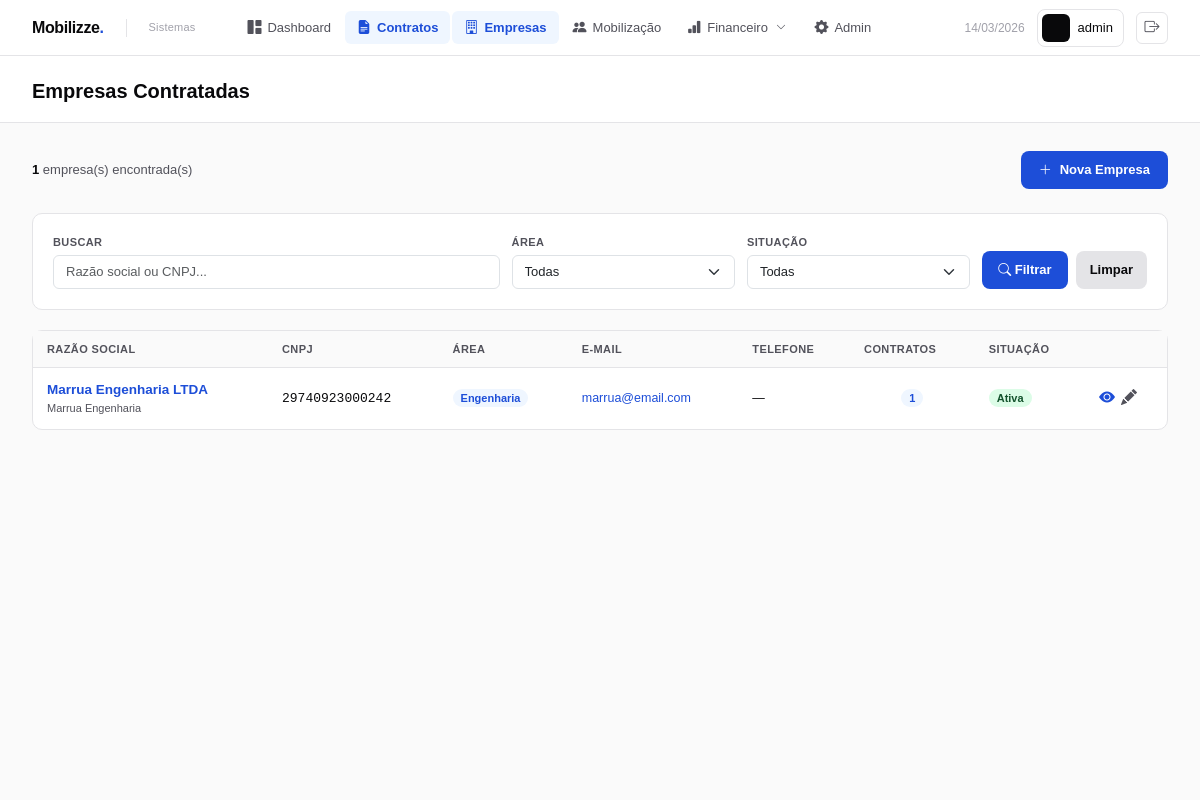
Screenshot of /empresas/ (signed in) with the database file from the repository.
### empresas/models.py (models this page shows, shortened)
class Empresa(models.Model):
    AREAS = [
        ('mineracao',  'Mineração'),
        ('logistica',  'Logística'),
        ('energia',    'Energia'),
        ('engenharia', 'Engenharia'),
        ('outros',     'Outros'),
    ]
    razao_social    = models.CharField(max_length=200)
    nome_fantasia   = models.CharField(max_length=200, blank=True)
    cnpj            = models.CharField(max_length=18, unique=True)
    area_atuacao    = models.CharField(max_length=20, choices=AREAS)
    email           = models.EmailField(blank=True)
    telefone        = models.CharField(max_length=20, blank=True)
    endereco        = models.TextField(blank=True)
    ativa           = models.BooleanField(default=True)
    criado_em       = models.DateTimeField(auto_now_add=True)
    atualizado_em   = models.DateTimeField(auto_now=True)
    class Meta:
        verbose_name        = 'Empresa'
        verbose_name_plural = 'Empresas'
        ordering            = ['razao_social']

### empresas/views.py (the view)
# urls.py: path('',               views.empresa_lista,   name='lista'),
@login_required
def empresa_lista(request):
    qs    = Empresa.objects.all()
    busca = request.GET.get('q', '')
    area  = request.GET.get('area', '')
    ativa = request.GET.get('ativa', '')
    if busca:
        qs = qs.filter(
            Q(razao_social__icontains=busca) |
            Q(cnpj__icontains=busca) |
            Q(nome_fantasia__icontains=busca)
        )
    if area:
        qs = qs.filter(area_atuacao=area)
    if ativa != '':
        qs = qs.filter(ativa=(ativa == '1'))
    qs = qs.annotate(total_contratos=Count('contratos'))
    context = {
        'empresas':      qs,
        'total':         qs.count(),
        'busca':         busca,
        'area_atual':    area,
        'ativa_atual':   ativa,
        'area_choices':  Empresa.AREAS,
    }
    return render(request, 'empresas/lista.html', context)

### templates/empresas/lista.html (shortened to what this page needs)
{% extends 'base.html' %}
{% block page_title %}Empresas Contratadas{% endblock %}
{% block content %}
<div style="display:flex;justify-content:space-between;align-items:center;
            margin-bottom:24px;flex-wrap:wrap;gap:12px;">
  <div style="font-size:13px;color:var(--gray-600);">
    <strong style="color:var(--gray-900);">{{ total }}</strong> empresa(s) encontrada(s)
  </div>
  <a href="{% url 'empresas:criar' %}"
    style="display:inline-flex;align-items:center;gap:8px;
            background:var(--vale-blue);color:#fff;padding:9px 18px;
            border-radius:8px;text-decoration:none;font-size:13px;font-weight:600;">
    <i class="bi bi-plus-lg"></i> Nova Empresa
  </a>
</div>
<div class="card" style="margin-bottom:20px;">
  <div class="card-body-custom">
    <form method="get"
          style="display:flex;gap:12px;flex-wrap:wrap;align-items:flex-end;">
      <div style="flex:2;min-width:200px;">
        <label style="font-size:11px;font-weight:600;color:var(--gray-600);
                      text-transform:uppercase;letter-spacing:.4px;
                      display:block;margin-bottom:5px;">Buscar</label>
        <input type="text" name="q" value="{{ busca }}"
              placeholder="Razão social ou CNPJ..."
              class="form-control" style="font-size:13px;">
      </div>
      <div style="flex:1;min-width:140px;">
        <label style="font-size:11px;font-weight:600;color:var(--gray-600);
                      text-transform:uppercase;letter-spacing:.4px;
                      display:block;margin-bottom:5px;">Área</label>
        <select name="area" class="form-select" style="font-size:13px;">
          <option value="">Todas</option>
        </select>
      </div>
      <div style="flex:1;min-width:120px;">
        <label style="font-size:11px;font-weight:600;color:var(--gray-600);
                      text-transform:uppercase;letter-spacing:.4px;
                      display:block;margin-bottom:5px;">Situação</label>
        <select name="ativa" class="form-select" style="font-size:13px;">
          <option value="">Todas</option>
        </select>
      </div>
      <div style="display:flex;gap:8px;">
        <button type="submit"
                style="background:var(--vale-blue);color:#fff;border:none;
                      padding:9px 16px;border-radius:8px;font-size:13px;
                      font-weight:600;cursor:pointer;">
          <i class="bi bi-search"></i> Filtrar
        </button>
        <a href="{% url 'empresas:lista' %}"
          style="background:var(--gray-200);color:var(--gray-900);
                  padding:9px 14px;border-radius:8px;font-size:13px;
                  font-weight:600;text-decoration:none;">
          Limpar
        </a>
      </div>
    </form>
  </div>
</div>
<div class="card">
  <div style="overflow-x:auto;">
    <table class="table-custom">
      <thead>
        <tr>
          <th>Razão Social</th>
          <th>CNPJ</th>
          <th>Área</th>
          <th>E-mail</th>
          <th>Telefone</th>
          <th>Contratos</th>
          <th>Situação</th>
          <th></th>
        </tr>
      </thead>
      <tbody>
        {% for e in empresas %}
        <tr>
          <td>
            <a href="{% url 'empresas:detalhe' e.pk %}"
              style="font-weight:600;color:var(--vale-blue);text-decoration:none;">
              {{ e.razao_social }}
            </a>
            {% if e.nome_fantasia %}
            <div style="font-size:11px;color:var(--gray-600);">
              {{ e.nome_fantasia }}
            </div>
            {% endif %}
          </td>
          <td style="font-family:monospace;font-size:13px;">{{ e.cnpj }}</td>
          <td><span class="badge-info">{{ e.get_area_atuacao_display }}</span></td>
          <td style="font-size:12.5px;">
            {% if e.email %}
            <a href="mailto:{{ e.email }}"
              style="color:var(--vale-blue);text-decoration:none;">
              {{ e.email }}
            </a>
            {% else %}—{% endif %}
          </td>
          <td style="font-size:12.5px;">{{ e.telefone|default:"—" }}</td>
          <td style="text-align:center;">
            <span class="badge-info">{{ e.total_contratos }}</span>
          </td>
          <td>
            {% if e.ativa %}
            <span class="badge-ok">Ativa</span>
            {% else %}
            <span style="background:#f1f5f9;color:#64748b;font-size:11px;
                        font-weight:600;padding:3px 8px;border-radius:20px;">
              Inativa
            </span>
            {% endif %}
          </td>
          <td>
            <div style="display:flex;gap:6px;">
              <a href="{% url 'empresas:detalhe' e.pk %}"
                style="color:var(--vale-blue);font-size:16px;" title="Ver detalhe">
                <i class="bi bi-eye-fill"></i>
              </a>
              <a href="{% url 'empresas:editar' e.pk %}"
                style="color:var(--gray-600);font-size:16px;" title="Editar">
                <i class="bi bi-pencil-fill"></i>
              </a>
            </div>
          </td>
        </tr>
        {% endfor %}
      </tbody>
    </table>
  </div>
</div>
{% endblock %}

### templates/base.html (shortened to what this page needs)
<!DOCTYPE html>
<html lang="pt-br">
<head>
  <link href="https://cdn.jsdelivr.net/npm/bootstrap@5.3.3/dist/css/bootstrap.min.css" rel="stylesheet">
  <link href="https://cdn.jsdelivr.net/npm/bootstrap-icons@1.11.3/font/bootstrap-icons.min.css" rel="stylesheet">
</head>
<body>
<nav class="navbar-top">
  <a href="{% url 'contratos:dashboard' %}" class="nav-logo">
    <div class="nav-logo-mark">Mobilizze<span>.</span></div>
    <div class="nav-logo-sub">Sistemas</div>
  </a>
  <div class="nav-links">
    <a href="{% url 'contratos:dashboard' %}" class="nav-link-item
      {% if request.resolver_match.url_name == 'dashboard' %}active{% endif %}">
      <i class="bi bi-grid-1x2-fill"></i>
      <span>Dashboard</span>
    </a>
    <a href="{% url 'contratos:lista' %}" class="nav-link-item
      {% if request.resolver_match.url_name == 'lista' or request.resolver_match.url_name == 'detalhe' %}active{% endif %}">
      <i class="bi bi-file-earmark-text-fill"></i>
      <span>Contratos</span>
    </a>
    <a href="{% url 'empresas:lista' %}" class="nav-link-item
      {% if 'empresas' in request.path %}active{% endif %}">
      <i class="bi bi-building"></i>
      <span>Empresas</span>
    </a>
    <a href="{% url 'mobilizacao:painel' %}" class="nav-link-item
      {% if 'mobilizacao' in request.path %}active{% endif %}">
      <i class="bi bi-people-fill"></i>
      <span>Mobilização</span>
    </a>
    <div class="nav-dropdown">
      <a href="#" class="nav-link-item
        {% if 'financeiro' in request.path %}active{% endif %}"
        onclick="return false;">
        <i class="bi bi-bar-chart-fill"></i>
        <span>Financeiro</span>
        <i class="bi bi-chevron-down" style="font-size:10px;margin-left:2px;"></i>
      </a>
    <a href="/admin/" class="nav-link-item">
      <i class="bi bi-gear-fill"></i>
      <span>Admin</span>
    </a>
  </div>
  <div class="nav-right">
    <span class="nav-date">
      {% now "d/m/Y" %}
    </span>
    <div class="nav-user">
      <div class="avatar">
      </div>
      <span class="nav-user-name">
        {{ request.user.get_full_name|default:request.user.username }}
      </span>
    </div>
    <a href="{% url 'accounts:logout' %}" class="nav-logout" title="Sair">
      <i class="bi bi-box-arrow-right"></i>
    </a>
  </div>
</nav>
<div class="page-header">
  <div class="page-header-title">
    {% block page_title %}Dashboard{% endblock %}
  </div>
</div>
<main class="page-content">
  {% block content %}{% endblock %}
</main>
</body>
</html>

### templates/base.html (style rules this page uses)
:root { --blue: #1d4ed8; --blue-light: #eff6ff; --blue-mid: #2563eb; --vale-green: #00703c; --vale-green-light:#e6f4ed; --gray-50: #fafafa; --gray-100: #f4f4f5; --gray-200: #e4e4e7; --gray-400: #a1a1aa; --gray-600: #52525b; --gray-900: #09090b; --red: #dc2626; --yellow: #d97706; --vale-blue: #1d4ed8; --vale-blue-mid: #2563eb; --vale-blue-light: #eff6ff; --font: 'Arial', sans-serif; }
*, *::before, *::after { box-sizing: border-box; margin: 0; padding: 0; }
body { font-family: var(--font); background: #fff; color: var(--gray-900); min-height: 100vh; display: flex; flex-direction: column; }
.navbar-top { height: 56px; background: #fff; border-bottom: 1px solid var(--gray-200); display: flex; align-items: center; padding: 0 32px; position: sticky; top: 0; z-index: 200; gap: 0; }
.nav-logo { display: flex; align-items: center; gap: 10px; text-decoration: none; margin-right: 40px; flex-shrink: 0; }
.nav-logo-mark { font-size: 16px; font-weight: 700; color: var(--gray-900); letter-spacing: -.4px; }
.nav-logo-mark span { color: var(--blue); }
.nav-logo-sub { font-size: 11px; color: var(--gray-400); font-weight: 500; letter-spacing: .2px; }
.nav-links { display: flex; align-items: center; gap: 2px; flex: 1; }
.nav-link-item { display: inline-flex; align-items: center; gap: 6px; padding: 6px 12px; border-radius: 6px; text-decoration: none; font-size: 13px; font-weight: 500; color: var(--gray-600); transition: background .12s, color .12s; white-space: nowrap; }
.nav-link-item i { font-size: 14px; }
.nav-link-item.active { background: var(--blue-light); color: var(--blue); font-weight: 600; }
.nav-dropdown { position: relative; }
.nav-right { display: flex; align-items: center; gap: 12px; margin-left: auto; flex-shrink: 0; }
.nav-date { font-size: 12px; color: var(--gray-400); font-weight: 500; }
.nav-user { display: flex; align-items: center; gap: 8px; padding: 4px 10px 4px 4px; border-radius: 8px; border: 1px solid var(--gray-200); cursor: default; }
.avatar { width: 28px; height: 28px; background: var(--gray-900); border-radius: 6px; display: flex; align-items: center; justify-content: center; color: #fff; font-size: 11px; font-weight: 700; flex-shrink: 0; }
.nav-user-name { font-size: 13px; font-weight: 500; color: var(--gray-900); }
.nav-logout { display: inline-flex; align-items: center; justify-content: center; width: 32px; height: 32px; border-radius: 6px; border: 1px solid var(--gray-200); color: var(--gray-600); text-decoration: none; font-size: 15px; transition: background .12s, color .12s, border-color .12s; }
.page-header { background: #fff; border-bottom: 1px solid var(--gray-200); padding: 20px 32px 16px; }
.page-header-title { font-size: 20px; font-weight: 700; color: var(--gray-900); display: flex; align-items: center; gap: 8px; }
.page-content { padding: 28px 32px; flex: 1; background: var(--gray-50); }
.card { background: #fff; border: 1px solid var(--gray-200); border-radius: 10px; box-shadow: none; }
.card-body-custom { padding: 20px; }
.badge-ok { background:#dcfce7;color:#14532d;font-size:11px;font-weight:600;padding:3px 8px;border-radius:20px; }
.badge-info { background:var(--blue-light);color:var(--blue);font-size:11px;font-weight:600;padding:3px 8px;border-radius:20px; }
.table-custom { width:100%;border-collapse:collapse;font-size:13.5px; }
.table-custom thead th { background: var(--gray-50); padding: 10px 14px; font-size: 11px; font-weight: 600; color: var(--gray-600); text-transform: uppercase; letter-spacing: .4px; border-bottom: 1px solid var(--gray-200); white-space: nowrap; }
.table-custom tbody td { padding: 12px 14px; border-bottom: 1px solid var(--gray-200); color: var(--gray-900); vertical-align: middle; }
.table-custom tbody tr:last-child td { border-bottom: none; }

### rows the page displays
Empresa: razao_social "Marrua Engenharia LTDA", nome_fantasia "Marrua Engenharia", cnpj "29740923000242", area_atuacao "Engenharia", email "marrua@email.com", telefone "—", total_contratos "1", ativa "Ativa"

### other values shown
{{ request.user.get_full_name|default:request.user.username }} "admin"
{{ total }} "1"
